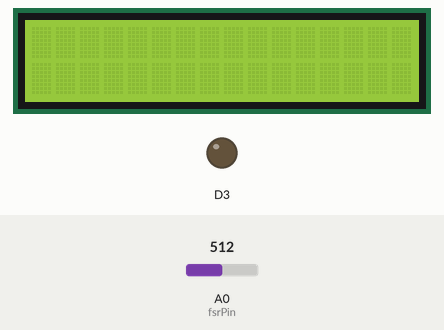
Simulated run of this sketch. Board: ESP8266 (NodeMCU). Parts: 16×2 character LCD, output pins drawn as LEDs (lit = HIGH). Inputs (shaded band) come from the test bench; at power-on: A0 (fsrPin) = 512. WiFi joins after 1.5 s; servers stay silent unless stated; what the sketch prints to the serial monitor is not drawn.

Above: at 4.7 s.
4.8 s: A0 (fsrPin) set to 621
10.8 s: A0 (fsrPin) set to 641
At 13.6 s:
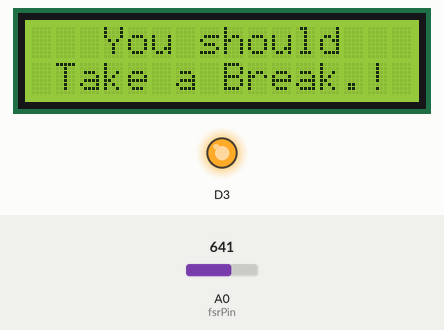
At 17.1 s:
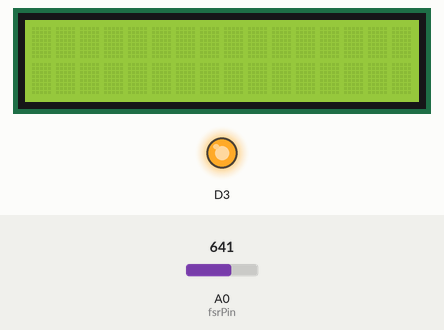
Timing chart, 0 to 18.9 s (numbered marks = the images above; inputs shaded):
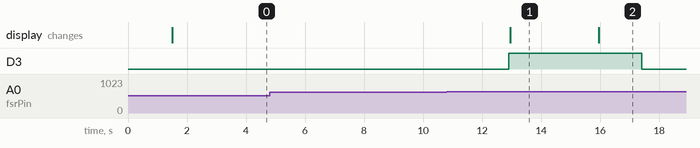

Measured:
- the behaviour switches between 629 and 630 on A0 (fsrPin) (found by bisection; images 0 and 1)
- after the input at 4.8 s, every drawn part: stays the same
- after the input at 10.8 s, D3: LOW → HIGH after 2.1 s, → LOW 4.5 s later; the display: changes after 2.2 s (image 1)
- what the display in image 1 shows lasts 3.0 s, from 13.0 s to 16.0 s

The sketch:

IPC_CW2_Final_Code.ino
```cpp
//******    NODE MCU WIFI Define   ******

#include <ESP8266WiFi.h>
#include <FirebaseArduino.h>

#define FIREBASE_HOST "sitndproject.firebaseio.com"              // the project name address from firebase id
#define FIREBASE_AUTH "63MJE08whf0GU4spMluVqUKEnco7n6ahLMI7Vmo4"       // the secret key generated from firebase
#define WIFI_SSID "PROLINK_H5004NK_7C7ED"
#define WIFI_PASSWORD "Tnk*2270873"

String fireStatus = "";                                                     // led status received from firebase

#include <Wire.h>
#include <LiquidCrystal_I2C.h>

// Set the LCD address to 0x27 for a 16 chars and 2 line display
LiquidCrystal_I2C lcd(0x27, 16, 2);

int fsrPin = A0;     // the FSR and 10K pulldown are connected to a0
int fsrReading;     // the analog reading from the FSR resistor divider
int fsrVoltage;     // the analog reading converted to voltage
float wtokg; //weight to KG

//******   count time   ******
float last = 0;
float m = 0;

unsigned long fsrResistance;  // The voltage converted to resistance, can be very big so make "long"
unsigned long fsrConductance;
long fsrForce;       // Finally, the resistance converted to force

void setup(void) {

  //setup LED output (D3)
  pinMode(D3, OUTPUT);

  Serial.begin(9600);   // We'll send debugging information via the Serial monitor

  //******   DB Connection check   ******

  WiFi.begin(WIFI_SSID, WIFI_PASSWORD);
  Serial.print("Connecting to ");
  Serial.print(WIFI_SSID);
  while (WiFi.status() != WL_CONNECTED)
  {
    Serial.print(".");
    delay(500);
  }
  Serial.println();
  Serial.print("Connected to ");
  Serial.println(WIFI_SSID);
  Firebase.begin(FIREBASE_HOST, FIREBASE_AUTH);                  // connect to firebase

  // initialize the LCD
  //SDA -D2
  //SDL -D1
  lcd.begin();

  // Turn on the blacklight and print a message.
  lcd.backlight();
  delay(2000);
  lcd.clear();

}

void loop(void) {


  fsrReading = analogRead(fsrPin);
  Serial.print("Analog reading = ");
  Serial.println(fsrReading);

  // analog voltage reading ranges from about 0 to 1023 which maps to 0V to 5V (= 5000mV)
  fsrVoltage = map(fsrReading, 0, 1023, 0, 5000);
  Serial.print("Voltage reading in mV = ");
  Serial.println(fsrVoltage);


  //Set LED Status

  int ledState;
  digitalWrite(D3, LOW);  //(D1, HIGH)
  ledState = LOW;         //HIGH
  Serial.println(ledState);
  delay(1000);

  m = millis() - last;
  Serial.println(m);

  if (fsrVoltage == 0)
  {
    Serial.println("No pressure");
  } else
  {
    fsrResistance = 5000 - fsrVoltage;     // fsrVoltage is in millivolts so 5V = 5000mV
    fsrResistance *= 10000;                // 10K resistor
    fsrResistance /= fsrVoltage;
    Serial.print("FSR resistance in ohms = ");
    Serial.println(fsrResistance);

    fsrConductance = 1000000;           // we measure in micromhos so
    fsrConductance /= fsrResistance;
    Serial.print("Conductance in microMhos: ");
    Serial.println(fsrConductance);

    // Use the two FSR guide graphs to approximate the force
    if (fsrConductance <= 1000)
    {
      fsrForce = fsrConductance / 80;
      Serial.print("Force in Newtons: ");
      Serial.println(fsrForce);

      //weight to kg
      wtokg = fsrForce / 10;
      Serial.print("Force in KG: ");
      Serial.println(wtokg);

    } else
    {
      fsrForce = fsrConductance - 1000;
      fsrForce /= 30;
      Serial.print("Force in Newtons: ");
      Serial.println(fsrForce);

      //weight to kg
      wtokg = fsrForce / 10;
      Serial.print("Force in KG: ");
      Serial.println(wtokg);


    }

    if (fsrForce > 1 && millis() > last + 10000)
    {

      digitalWrite(D3, HIGH); //(D1, LOW)
      ledState = HIGH;         //LOW
      Serial.print("LED state: ON :");
      Serial.println(ledState);

      lcd.clear();
      lcd.setCursor (3, 0);
      lcd.print("You should");
      lcd.setCursor (1, 1); // go to start of 2nd line
      lcd.print("Take a Break.!");
      delay(3000);
      lcd.clear();

      last = millis();


      //******   Push Data to firebase   ******

      String state = "ON";

      String ledstate = String(state);
      Firebase.pushString("/Data/LEDStatus", ledstate);

      String  message = "You Should Take Break";
      String msg = String(message);
      Firebase.pushString("/Data/Message", msg);

      String alerttime = "11:12:14";
      Firebase.pushString("/Data/Time", alerttime);


      if (Firebase.failed())
      {

        Serial.print("pushing /logs failed:");
        Serial.println(Firebase.error());
        return;
      }

    }


  }
  Serial.println("--------------------");
  delay(1000);
}
```
